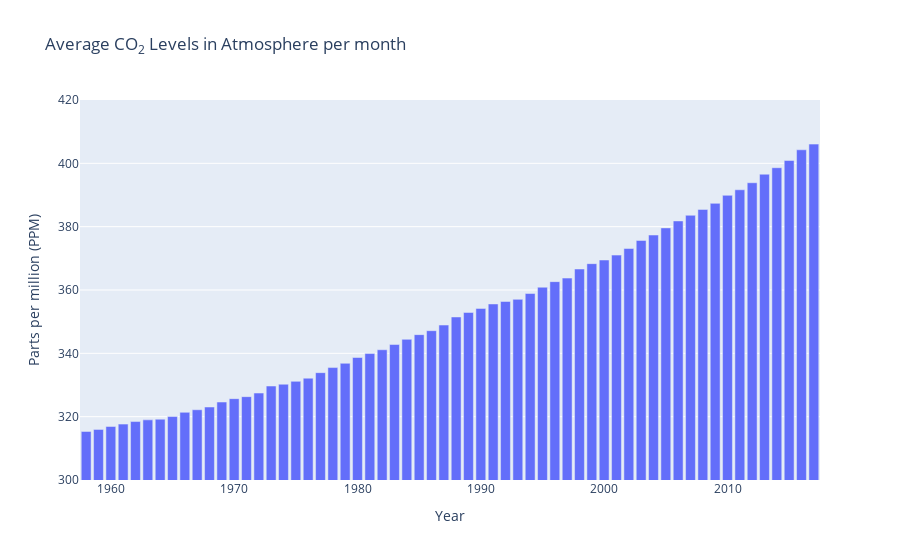

Notebook code cell kept with this figure:
### Markdown cell above
##### After uncovering some key insights, I was interested in visualizing the average monthly CO₂ levels in the atmosphere, so I used the Plotly library, which enables the creation of interactive plots for better data exploration.

### Code cell
import plotly.offline as py
import plotly.graph_objs as go
import datetime as dt

grp1 = CO2_df.groupby(["year"]).mean()["Carbon Dioxide (ppm)"]
trace1 = go.Bar(x=grp1.index, y=grp1.values)
layout = go.Layout(
    title="Average CO<sub>2</sub> Levels in Atmosphere per month",
    yaxis=dict(title="Parts per million (PPM)", range=(300,420)),
    xaxis=dict(title="Year"))
figure = go.Figure(data=[trace1], layout=layout)
py.iplot(figure, filename="co2-ppm-year")

### Figure 1 — Plotly figure (JSON) as saved in the notebook; plotly's stock layout.template omitted (floating-point values rounded to 4 significant figures)
{"data": [{"type": "bar", "x": [1958, 1959, 1960, 1961, 1962, 1963, 1964, 1965, 1966, 1967, 1968, 1969, 1970, 1971, 1972, 1973, 1974, 1975, 1976, 1977, 1978, 1979, 1980, 1981, 1982, 1983, 1984, 1985, 1986, 1987, 1988, 1989, 1990, 1991, 1992, 1993, 1994, 1995, 1996, 1997, 1998, 1999, 2000, 2001, 2002, 2003, 2004, 2005, 2006, 2007, 2008, 2009, 2010, 2011, 2012, 2013, 2014, 2015, 2016, 2017], "y": [315.3, 316.0, 316.9, 317.6, 318.5, 319.0, 319.2, 320.0, 321.4, 322.2, 323.0, 324.6, 325.7, 326.3, 327.5, 329.7, 330.2, 331.2, 332.2, 333.9, 335.5, 336.9, 338.7, 339.9, 341.1, 342.8, 344.4, 345.9, 347.2, 348.9, 351.5, 352.9, 354.2, 355.6, 356.4, 357.0, 358.9, 360.9, 362.6, 363.8, 366.6, 368.3, 369.5, 371.0, 373.1, 375.6, 377.4, 379.6, 381.8, 383.6, 385.4, 387.4, 389.9, 391.6, 393.9, 396.6, 398.6, 400.9, 404.3, 406.1]}], "layout": {"title": {"text": "Average CO<sub>2</sub> Levels in Atmosphere per month"}, "xaxis": {"title": {"text": "Year"}}, "yaxis": {"range": [300, 420], "title": {"text": "Parts per million (PPM)"}}}}
